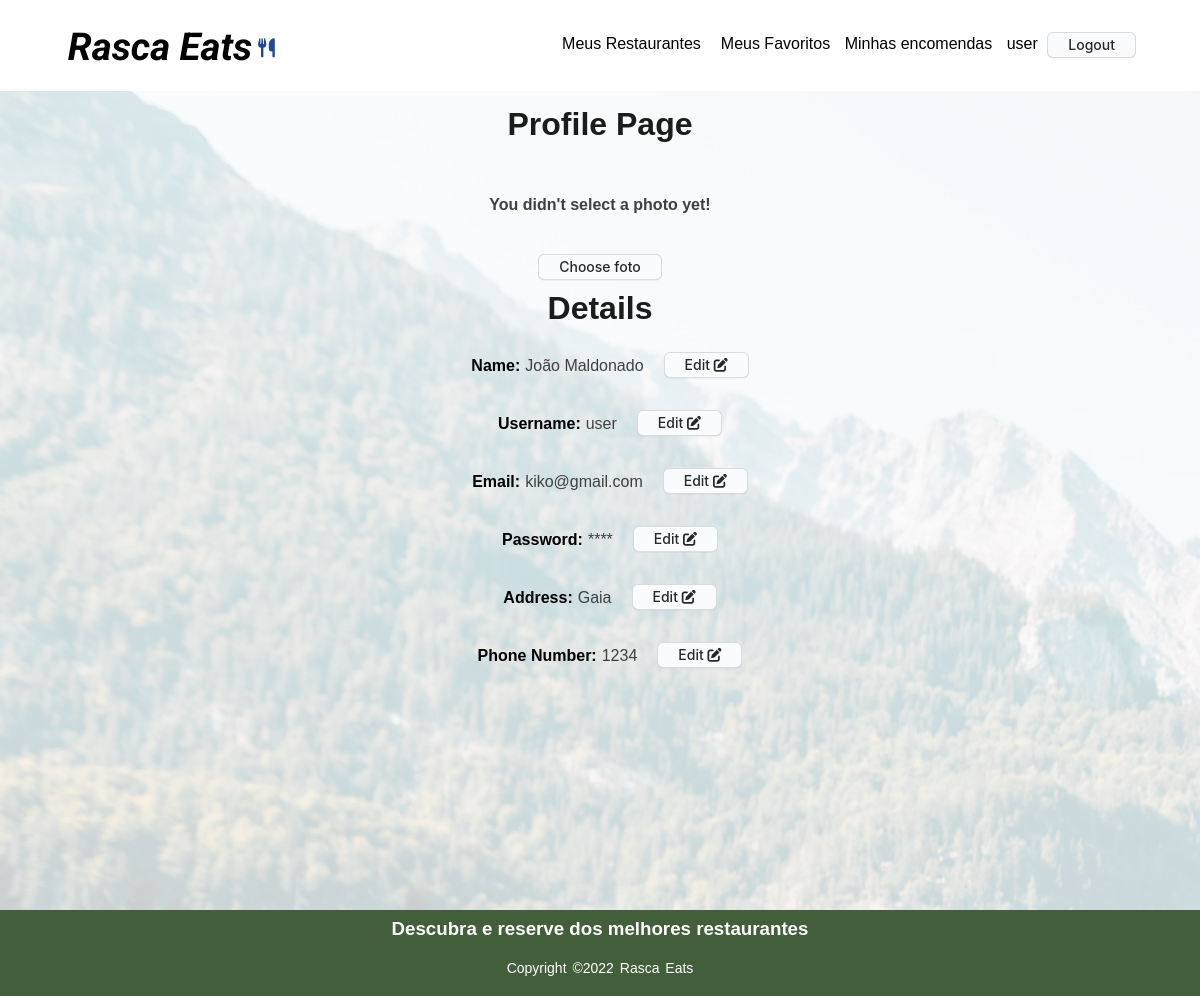
Screenshot of /profilePage.php (signed in) with the database file from the repository.
### tables this page shows
CREATE TABLE Client(
    clientId integer PRIMARY KEY,
    clientName varchar NOT NULL,
    email varchar NOT NULL UNIQUE,
    phoneNumber integer NOT NULL UNIQUE,
    adress varchar NOT NULL,
    password varchar NOT NULL,
    username varchar NOT NULL UNIQUE,
    photo varchar

);

### templates/profile.php (the view)
<?php function output_profile_page_pfp($photoSelected, $photo){ ?>
    <div class="header">
        <h1>Profile Page</h1>
        <?php
        if($photoSelected){ ?>
            <img class="avatar" src=<?php echo $photo ?> alt="Avatar">
            <form action="photoSelect.php" method="post" class="ph">
                        <button class="button-4" role="button">Choose foto</button>
                    </form>
            <?php
        }
        else{ ?>
            <span class="bold"><p>You didn't select a photo yet!</p></span>
            <div class="photo">
                <form action="photoSelect.php" method="post" class="">
                    <button class="button-4" role="button">Choose foto</button>
                </form>
            </div>
            <?php
        }
        ?>
    </div>
<?php } ?>
<?php function output_profile_page_details($name, $username, $email, $adress, $phoneNumber){ ?>
    <div class="details">
        <h1>Details</h1>
        <div class="row">
            <span class="bold">Name:</span> <p><?=$name?></p>
            <form action="edit_profile.php" method="post" class="logout">
                <button class="button-3" name = "name1" role="button">Edit <i class="fa-solid fa-pen-to-square"></i></button>
            </form>
        </div>
        <div class="row">
            <span class="bold">Username:</span> <p><?=$username?></p>
            <form action="edit_profile.php" method="post" class="logout">
                <button class="button-3" name = "username" role="button">Edit <i class="fa-solid fa-pen-to-square"></i></button>
            </form>
        </div>
        <div class="row">
            <span class="bold">Email:</span> <p><?=$email?></p>
            <form action="edit_profile.php" method="post" class="logout">
                <button class="button-3" name = "email" role="button">Edit <i class="fa-solid fa-pen-to-square"></i></button>
            </form>
        </div>
        <div class="row">
            <span class="bold">Password:</span> <p>****</p>
            <form action="edit_profile.php" method="post" class="logout">
                <button class="button-3"  name = "password" role="button">Edit <i class="fa-solid fa-pen-to-square"></i></button>
            </form>
        </div>
        <div class="row">
            <span class="bold">Address:</span> <p><?=$adress?></p>
            <form action="edit_profile.php" method="post" class="logout">
                <button class="button-3" name = "adress" role="button">Edit <i class="fa-solid fa-pen-to-square"></i></button>
            </form>
        </div>
        <div class="row">
            <span class="bold">Phone Number:</span> <p><?=$phoneNumber?></p>
            <form action="edit_profile.php" method="post" class="logout">
                <button class="button-3" name = "phoneNumber" role="button">Edit <i class="fa-solid fa-pen-to-square"></i> </button>
            </form>
        </div>
    </div>
<?php } ?>

### css/profile.css (style rules this page uses)
* { font-family: sans-serif; margin: 0; padding: 0; }
body { font-family: 'Ubuntu', sans-serif; text-align: center; width: 100%; height: 100%; min-height: 100%; position: absolute; background: #fff; background-image: linear-gradient(rgba(0,0,0,0.4),rgba(0,0,0,0.4)),url(../background.jpg); }
.header > h1 { color: #1C1C1C; padding: 15px; }
.details { min-height: 630px; }
.details > h1 { color: #1C1C1C; padding: 10px; font-size: 2em; }
.bold { font-weight: 700; padding-top: 20px; padding-left: 20px; }
p { color: #404040; padding: 20px; }
.button-4 { appearance: none; background-color: #FAFBFC; border: 1px solid rgba(27, 31, 35, 0.15); border-radius: 6px; box-shadow: rgba(27, 31, 35, 0.04) 0 1px 0, rgba(255, 255, 255, 0.25) 0 1px 0 inset; box-sizing: border-box; color: #24292E; cursor: pointer; display: inline-block; font-family: -apple-system, system-ui, "Segoe UI", Helvetica, Arial, sans-serif, "Apple Color Emoji", "Segoe UI Emoji"; font-size: 14px; font-weight: 500; line-height: 20px; list-style: none; padding: 2px 20px; position: relative; transition: background-color 0.2s cubic-bezier(0.3, 0, 0.5, 1); user-select: none; -webkit-user-select: none; touch-action: manipulation; vertical-align: middle; white-space: nowrap; word-wrap: break-word; }
.button-3 { appearance: none; background-color: #FAFBFC; border: 1px solid rgba(27, 31, 35, 0.15); border-radius: 6px; box-shadow: rgba(27, 31, 35, 0.04) 0 1px 0, rgba(255, 255, 255, 0.25) 0 1px 0 inset; box-sizing: border-box; color: #24292E; cursor: pointer; display: inline-block; font-family: -apple-system, system-ui, "Segoe UI", Helvetica, Arial, sans-serif, "Apple Color Emoji", "Segoe UI Emoji"; font-size: 14px; font-weight: 500; line-height: 20px; list-style: none; padding: 2px 20px; position: relative; transition: background-color 0.2s cubic-bezier(0.3, 0, 0.5, 1); user-select: none; -webkit-user-select: none; touch-action: manipulation; vertical-align: middle; white-space: nowrap; word-wrap: break-word; margin-top: 15px; }
.button-3:before { display: none; }
.button-4:before { display: none; }
.row { width: 100%; display: flex; flex-direction: row; text-align: right; justify-content: center; padding-left: -100px; }
.row > p { padding-left: 5px; }
.photo { padding-top: 20px; }

### css/style.css (style rules this page uses)
* { margin: 0; padding: 0; font-family:sans-serif; }
.button-4 { appearance: none; background-color: #FAFBFC; border: 1px solid rgba(27, 31, 35, 0.15); border-radius: 6px; box-shadow: rgba(27, 31, 35, 0.04) 0 1px 0, rgba(255, 255, 255, 0.25) 0 1px 0 inset; box-sizing: border-box; color: #24292E; cursor: pointer; display: inline-block; font-family: -apple-system, system-ui, "Segoe UI", Helvetica, Arial, sans-serif, "Apple Color Emoji", "Segoe UI Emoji"; font-size: 14px; font-weight: 500; line-height: 20px; list-style: none; padding: 2px 20px; position: relative; transition: background-color 0.2s cubic-bezier(0.3, 0, 0.5, 1); user-select: none; -webkit-user-select: none; touch-action: manipulation; vertical-align: middle; white-space: nowrap; word-wrap: break-word; }
.button-4:before { display: none; }

### rows the page displays
client: username "user", email "kiko@gmail.com", adress "Gaia", phoneNumber "1234"

### other values shown
$name "user"
$name "João Maldonado"
